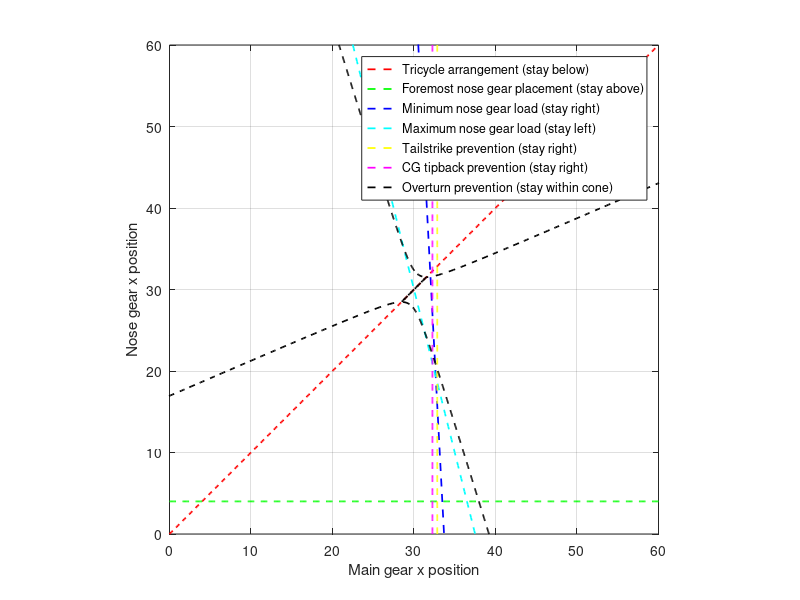

Source code (MATLAB):
%% Undercarriage Design
% For the purposes of this script, the origin is placed at the ground
% exactly under the tip of the nose. The x axis then runs through to the
% tail, y axis runs sideways along wing directionn and z axis runs up.

%% Undercarriage baseline configuration

% The undercarriage for our aircraft is a tricycle configuration, with nose
% wheel retracting backwards (drag + gravity assist deployment in the case
% of hydraulics failure) and the main wheels attach to the wing/fuselage
% junction and retract into a bulge in the fuselage. 

% This configuration would allow for a large wheelbase and also allow us to
% place the central fuel tank above the retraction bay.

%% Housekeeping
clear
clc
close all

%% Constraining values
x_cg_max = 32;                                                                  % Allowing for the fact that CG approximations are not going to be accurate yet
x_cg_min = 30;                                                                  % See above
y_cg = 0;                                                                       % For completeness sake, should be zero for symmetric aircraft
z_cg_max = 3;                                                                   % Again allowing deviation
z_cg_min = 2;                                                                   % Value not really used tbh so might not be required
Length_ac = 60;                                                                 % Only really relevant for plotting the graph within limits
W_NoseGear_Ratio_Max = 0.20;                                                    % Assumption from slides - to prevent overloading
W_NoseGear_Ratio_Min = 0.05;                                                    % Assumption from slides - to prevent loss of steering friction
x_ng_min = 4;                                                                   % Foremost position of nose gear possible (based on nose and cockpit geometry)
x_fuse_tapers = 50;                                                             % Point where fuselage starts to taper upwards (for tailstrike calculations)
AoA_liftoff = 5;                                                                % Required to know largest angle encountered near ground (for tailstrike calculations)
AoA_landing = 2;                                                                % Angles given in degrees
ground_clearance = 1.5;                                                         % Required for a lot of things, probably would need to be iterated within the code
overturn_angle = 63;                                                            % Assumption from slides
y_mg_max = 2;                                                                   % Limitations can arise due to structural constraints

%% Landing gear positioning constraint space

% Initialising arrays to use as axes in constraint space
x_mg = [0:0.1:Length_ac];                                                       
x_ng = [0:0.1:Length_ac];

% Calculate constraining arrays using the formulae available
x_ng_min = zeros(1, length(x_mg)) + x_ng_min; % For foremost nose gear position
Const_Max_NoseGearRatio = (x_cg_min - x_mg + W_NoseGear_Ratio_Max .* x_mg)./W_NoseGear_Ratio_Max; % For the maximum possible nose gear load, consider the foremost cg position
Const_Min_NoseGearRatio = (x_cg_max - x_mg + W_NoseGear_Ratio_Min .* x_mg)./W_NoseGear_Ratio_Min; % For the minimum possible nose gear load, consider the aftmost cg position
x_mg_min = zeros(1, length(x_mg)) + x_fuse_tapers - ground_clearance/(tand(max([AoA_liftoff, AoA_landing]))); % For preventing tailstrike due to liftoff or landing angles
x_mg_min2 = zeros(1, length(x_mg)) + tand(max([AoA_liftoff, AoA_landing]))*z_cg_max + x_cg_max; % For preventing tipping the CG back too far when rotating to liftoff
x_overturnpos = real(sqrt((((y_mg_max*tand(overturn_angle))^2 .* (x_cg_min - x_ng).^2)./(z_cg_max^2)) - y_mg_max^2) + x_ng); % For preventing overturn
x_overturnneg = real(-sqrt((((y_mg_max*tand(overturn_angle))^2 .* (x_cg_min - x_ng).^2)./(z_cg_max^2)) - y_mg_max^2) + x_ng); % For preventing overturn

% Plotting constraint space
plot(x_mg, x_ng, '--r', 'LineWidth', 1.25) % For ensuring tricycle configuration
hold on
plot(x_mg, x_ng_min, '--g', 'LineWidth', 1.25)
plot(x_mg, Const_Min_NoseGearRatio, '--b', 'LineWidth', 1.25)
plot(x_mg, Const_Max_NoseGearRatio, '--c', 'LineWidth', 1.25)
plot(x_mg_min, x_ng, '--y', 'LineWidth', 1.25)
plot(x_mg_min2, x_ng, '--m', 'LineWidth', 1.25)
plot(x_overturnpos, x_ng, '--k', 'LineWidth', 1.25)
plot(x_overturnneg, x_ng, '--k', 'LineWidth', 1.25)

xlim([0 Length_ac])
ylim([0 Length_ac])
xlabel('Main gear x position')
ylabel('Nose gear x position')
grid on
axis equal
legend('Tricycle arrangement (stay below)', 'Foremost nose gear placement (stay above)', 'Minimum nose gear load (stay right)', 'Maximum nose gear load (stay left)', 'Tailstrike prevention (stay right)', 'CG tipback prevention (stay right)', 'Overturn prevention (stay within cone)')

%% Design point selection

% Once the constraint space is plotted, the immediate next step is to
% select the "design point" which would provide the relative geometry of
% the undercarriage and help calculate loads.

% As a rough guide, it is known that the nose gear should carry around 8%
% of the MTOW. To prepare the constraint space, we plotted for a range of
% MTOW that are acceptable. One way to simplify the problem would be to
% plot another line line for 8% MTOW and see where that leads.

% Actually it might be possible to include dynamic load etc into the
% constraint space. Hold...



%% Next steps

% "Having decided on the relative placement of the nose gear, main gear and
% the height of cg..."

% " Next thing is to ensure that the undercarriage we design would allow
% the aircraft to operate from the intended runways without causing
% structural damage (aka puncturing the runway for example). For that we
% would need to consider what the loads our u/c would apply to the tarmac
% is going to be. Depending on the number of tires we choose, we will be
% able to spread out the load over a larger surface and therefore cause
% less damage to the runway. As a first rule of thumb, we can roughly
% relate the number of wheels per main u/c strut to the MTOW. For our
% aircraft this corresponds to 4 wheels per main u/c strut arranged in a
% twin tandem bogey. We probably just need two struts."

% "The above is just a sanity check ballpark guideline, very rough. What we
% really need to consider is the tire pressure of each wheel (which
% basically corresponds to how much load per surface area each wheel would
% be imparting) vs the equivalent load that is distributed over a single
% point. That equivalent load is called the Equivalent Single Wheel Load
% (ESWL). Higher the LCN, stronger the runway, can go for a higher
% inflation pressure. Under the LCN method, there are ways of quantifying
% the ESWL etc but this method is obsolete for civil aircraft now."

% "What we use now is the ACN/PCN method. A = aircraft, P = pavement, CN =
% classification number. Similar to ESWL method."

% Here the ACN = 2 * DSWL (Derived Single Wheel Load)
% Where DSWL is the ESWL at an inflation pressure of 1.25 MPa
% Where ESWL is no longer that simple function of L stiffness factor but
% instead a function of the pavement substrate strength and pavement type.
% Unlike the LCN method, this uses a finite element approach.

% What we look for is that the ACN number is less or equal to the PCN
% number. Now the PCN number is determined for a particular runway and
% someone will tell you that. They will then specify the characteristics
% aka is it rigid or flexible i.e. is it a concrete or asphalt runway.
% Would also specify strength of substrate (ABCD). The value of DSWL is
% greatly affected by minute details such as the gravel packing etc,
% therefore it is not easy to calculate the DSWL and therefore the ACN. The
% DSWL is calculated using a FORTRAN source code available online
% hopefully. SEE IF IT CAN BE INTEGRATED INTO MATLAB! The other option is
% using COMFAA's graphical interface instead which would be very difficult
% to integrate into the code here.

% Need to find the PCN of the most restrictive airport we are likely to
% land at and accordingly on COMFAA ensure that the ACN is less than that.
% It seems that this code can be done fairly independently of the
% iterations.



% "Having determined the u/c positioning and therefore the maximum loads
% that we would expect on each undercarriage as well as roughly what tire
% pressure we are going for and roughly what the spacing between wheels
% would be in order to allow us to operate from the most constraining
% runway, we can go ahead and choose our tires."

% Spacing can be derived directly from landing gear bay volume constraints
% orrr does it work the opposite direction aka my requirements take
% precedence?

% First figure out what the maximum load we expect on each tire is. The max
% load is W_w = max static load on strut * 1.07 / No of wheels on strut.

% This is the maximum static load on each tire. In the case of e.g. aborted
% takeoff or landing, there are also dynamic loads due to braking. These
% loads push the nose gear down hard af and this would increase the "ACN"
% essentially. This is due to inertial moments imparted on the nose gear
% when braking. Same as being pushed forward when braking hard.

% Assumed deceleration of 10ft/s^2 (at the brakes). Then can use the weird
% ass formula which has some issues: W_dynamic_nose = 10*H*W0 / g*B. The 10
% is the assumed deceleration.

% This above calculation should come directly after the placement of the
% u/c is decided because its mainly a function of the geometrical
% properties and the assumed deceleration.




















 

%% Notes

    % Steerability: Something to check in FAR25, might be requirements on
    % turn radii etc which would place a number on the turning amount
    % required on the nose gear
    % Sharp turn engine strike prevention
    % Sufficient visibility over nose
    % Runway suitability
    
    % Ideally nose carries around 8% of the MTOW. This can be done with a
    % simple function which takes x locations of nose gear, main gear, cg.
    
    % Engine clearance would depend on u/c sizing rather than the other way
    % around. For span loading, engines would ideally be placed further
    % away and having u/c constrain engines would allow this. Aka this
    % should be an output rather than a constraining factor. If anything,
    % this would be limited by the overturn constraint.
    
    % Avoiding tipback is heavily related to weight and balance. Refer to
    % notes it was a bit unclear.
    
    % Okay so basically heres tipback. When the aircraft is rotating for
    % liftoff, we want the CG to be in front of the main landing gear. This
    % ensures that as the aircraft is rotating, it doesn't fall back onto
    % its tail. The wings are generating lift and causing the aircraft to
    % move towards such a position where it could tipback. As the lift at
    % that moment is less than the weight, the CG "tipping" behind the main
    % wheels could easily cause the aircraft to fall backwards before
    % sufficient lift is achieved to support flight and this would be
    % catastrophic. Tipback angle should therefore be introduced for the
    % CG. However, tipback angle should not exceed 10-15 degrees to prevent
    % excessive control forces required to rotate which would make the
    % takeoff run longer. Essentially this part of the design needs to be
    % balanced carefully to pretty much make it at the point of being
    % unstable equilibrium. Tipback would impose another minimum x_mg
    % requirement. It can be reversed to help find z_cg which would be
    % dependant on the iterative process which sizes the landing legs and
    % therefore ground clearance and therefore z_cg.
    
    % Overturning in sharp turns has to do with the height of the landing
    % gears and the relative positions of the nose wheel and outermost main
    % wheel. Want the overturn angle to be less than 63 degrees for some
    % reason. Overturn angle is arctan(height/static ground line). To
    % reduce this angle, we need to have either a cool ass placement of the
    % relative positions of nose wheel, main uc, cg or just reduce the
    % height off the ground. Now the height of the ground is also
    % constrained by something else later.
    
    % Runway suitability is to do with the aircraft being able to land on
    % the runway without causing damage to the landing structure as well as
    % the runway. This essentially puts constraints on the least number of
    % wheels. Atleast the essence. There are guidelines regarding
    % recommended values for number of wheels per main u/c strut. Our
    % aircraft weighs in at 161,800kg which falls under the W0 < 400,000lbs
    % category. This means that its recommended that we do 4 wheels per
    % main u/c strut. A good arrangement would probably be the twin tandem
    % which would allow for the correct number of wheels.
    
    % Runway suitability depends on the ACN/PCN method. In 1981, the ICAO
    % made the ACN/PCN method the only acceptable method for reporting
    % runway strength for W0 greater than 5700 kg.
    
%% The Whole Process

    % Assume tire pressure, number of u/c struts and wheels per strut
    % Place u/c (assuming CG height and position)
    % Calculate wheel loads (static and dynamic)
    % Choose tires
    % Estimate ESWL and aircraft LCN or ACN
    % Verify you can operate from desired airfields with chosen tire
    % pressure
    % Size oleos and find strut length
    % Repeat for actual CG range
    % All done

%https://aerocastle.files.wordpress.com/2012/05/aircraft-conceptual-design-synthesis.pdf
    
    
    
   
   
   
    
